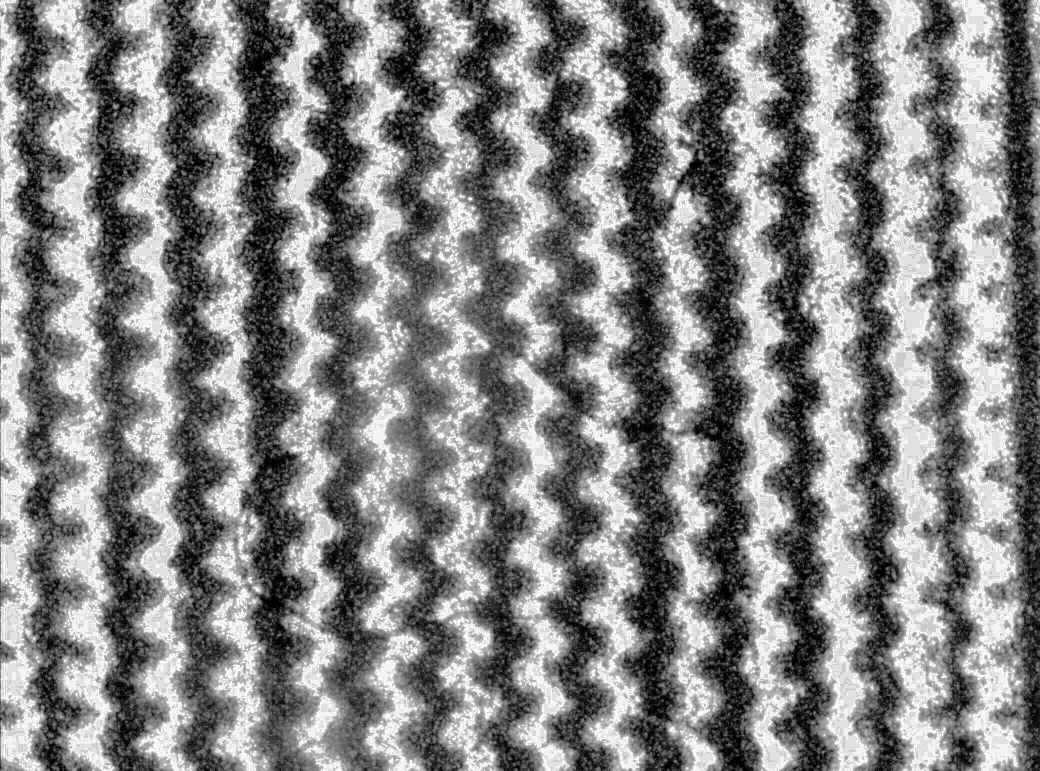
#> input picture data/20150303_fpm/histeq/44.jpg, 2080 x 1542 px, found by its file name (shown at 1/2 size); its folder holds 5 pictures in this run
$ python fpm.py   (older library calls are emulated)
#> lines starting #> are read from the running program, lines starting #| are printed output that depends on the picture
##
# Fourier Ptychographic Microscopy Imaging of known samples for increased resolution and FOV
#
# Author: Dhruv Joshi
#
#
# THis file shall stitch together the small images in the fourier domain and produce a higher res image
# This is based on work reported by Zheng et al in Nature Photonics 7.9 (2013), 739-745
#
# Images were taken on an Olympus BX51 fluorescence microscope with a 2X Plan N achromat wide angle wide FOV lens with NA of 0.06
# This is a small NA and I am not sure if this is the NA of the entire optical system. This will have to be researched.
#
# Data was taken on 03-march-2015
# The illumination of the system was done as follows: (the row-column numbers are exact)
#
# 00 10 20 30 | 50 60 70
# 01 11 21 31 | 51 61 71
# 02 12 22 32 | 52 62 72
# 03 13 23 33 | 53 63 73
# 04 14 24 34 | 54 64 74
# 05 15 25 35 | 55 65 75
# 06 16 26 36 | 56 66 76
# 07 17 27 37 | 57 67 77
#
# The 4,4 was taken to be the center of the optical axis (the system was manipulated in such a way). The distance between centers of
# each LED was 4mm, and the distance between the outermost LEDs and the edge of the matrix was 2mm.  Hence the optical axis passes through
# the point (14, 18) from the top left (The orientation of the LED matrix was such that (0,0) was on the top right and (0,7) was on the
# bottom left.
#
# The distance between the LED array and the transparency is 83 mm.
#
# The camera used for imaging was a Jenoptik ProgRes C3, with a 2080x1642 pixel resolution of images taken. Pixel dimensions are
# 3.45x3.45 micron. The magnification factor on the microscope is 2x, so all dimensions would be scaled down by that factor.
#
## we assume that the authors are completely correct in their assumption that the shift in the fourier domain shall be
# precisely (kx, ky), where these correpond to the wavevectors of each LED source.
# The wavevector has ampitude equal to the wavenumber in each cartesian axis
# The wavevector (kx, ky, kz) has a direction given by a unit vector from the light source to the point of illumination on the sample - this
# will be taken as the origin in 3D cartesian coordinates in this frame of reference.
#
# The wavevector for the LED at (a,b,-l) is (-l is fixed since the LED array lies in the z=-l plane
# (a, b, -l)*(2*pi/{lambda*sqrt(a^2 + b^2 + l^2)}).
#

###### importing required modules
import numpy, pylab, Image, scipy.misc, matplotlib.cm as cm, os

###### UNIVERSAL DEFINITIONS
## Experimental setup constants
NA = 0.06		# numerical aperture of objective
d = 4.			# distance between LED centers in mm
l = 83.			# distance from transparency to the LED array in mm
x = 2.			# distance in x-axis from top left of LED array to first LED's center (mm)
y = 2.			# distance in y-axis from top left of LED array to first LED's center (mm)
origin = [18., 18.]	# the origin w.r.t. the top left of the LED array (as seen from +ve z-axis, remember this is (y,x)
lmbda = 0.623		# dominant wavelength of the monochromatic light source, in microns
n = 8			# single dimension of the (square) LED array.
pixel_size = 3.45	# pixel dimensions in microns
magnification = 2	# image magnification w.r.t. object by the objective

## mathematical and physical constants
pi = 3.141592		# apple pie

## System constants
reading_folder = "./20150303_fpm/histeq/"	# the folder where the files of the name given above lie..
saving_folder = "./images/fpm/"	# the folder where we'll save the various iterations of the images and their FTs to
filetype = ".jpg"
filename = "44"		# the chosen file to be the upsampled guess image, or starting point
number_iterations = 1	# no of times we will iterate the FPM reconstruction algo

## definitions which derive from these universal definitions..
led_array = numpy.empty([n,n], dtype=object)	# 'object' because we will be making a 2d array of tuples
wave_number = 2*pi/lmbda			# in micron-1
upsampling_scaling_factor = 2		# the scaling factor by which we will enhance the resolution of the image

### FUNCTION DEFINITIONS
# the circular_mask was copied from http://stackoverflow.com/questions/18352973/mask-a-circular-sector-in-a-numpy-array
def circular_mask(shape,centre,radius):
  angle_range = [0,360]
  x,y = numpy.ogrid[:shape[0],:shape[1]]
  cx,cy = centre
  tmin,tmax = numpy.deg2rad(angle_range)
  # ensure stop angle > start angle
  if tmax < tmin:
    tmax += 2*numpy.pi
  # convert cartesian --> polar coordinates
  r2 = (x-cx)*(x-cx) + (y-cy)*(y-cy)
  theta = numpy.arctan2(x-cx,y-cy) - tmin
  # wrap angles between 0 and 2*pi
  theta %= (2*numpy.pi)
  # circular mask
  circmask = r2 <= radius*radius
  # angular mask
  anglemask = theta <= (tmax-tmin)
  return circmask*anglemask

## Next we have a function that replaces the sqrt of Intensity of the complex image expressed in the form sqrt(I)*exp(j*Phase)
# and returns an image back again. Since this comes from the phase retreival algorithm developed by Fienup, we will name it after him.
def fienup_intensity_replace(source_image, replacement_intensity_image):
  target_image = numpy.zeros(source_image.shape, dtype=source_image.dtype)	# the target image which shall be returned
  # Now remember that the source image is an mxn complex image. We will do this the numpy way. the faster way.
  # i.e. create three individual 2d numpy arrays and multiple them
  replacement_intensity = numpy.abs(replacement_intensity_image)
  source_intensity = numpy.abs(source_image)

  # now the multiplication
  target_image = numpy.sqrt(replacement_intensity*source_image/source_intensity)

  return target_image

## for ease of debugging, we lump together everything that's happening into a function by itself
def calculate_everything():
  # We find the (a,b) in mm, position of the present LED in the xy plane, absolute units.
  a = -1*round(x + d*i - origin[0], 2)
  b = -1*round(y + d*j - origin[1], 2)
  k_denominator = numpy.sqrt(a**2 + b**2 + l**2)

  print("a,b = " + str(a) + "," + str(b))

  # now the most important part - we calculate the wavevector (kx, ky) and scale it to the units of pixels in the fourier domain
  # explanation:
  # the image is flipped in both axes w.r.t. the object, so the wavenumber will have to be made -ve in both dimensions
  # then we use the scaling factor which was calculated earlier.
  wave_vector = [a*(wave_number/k_denominator)*sfrq_to_px, b*(wave_number/k_denominator)*sfrq_to_px]
  k_shift = [int(wave_vector[0] + starting_ft.shape[0]/2), int(wave_vector[1] + starting_ft.shape[1]/2)]
  print(k_shift)

  print("calculated k-vector. Now will extract the FT of upsampled at (kx, ky) with pupil NA*k")
  system_ft = numpy.copy(starting_ft)		# make a copy of the upsampled FT
  k_pupil = circular_mask(starting_ft.shape, k_shift, sfrq_to_px*wave_number*NA)
  center_pupil = circular_mask(starting_ft.shape, [starting_ft.shape[0]/2, starting_ft.shape[1]/2], sfrq_to_px*wave_number*NA)

  # now we remove a circular section of the spectrum and use that to be the center of the FT of an image
  system_ft[:] = 0+0j
  # system_ft[center_pupil] = starting_ft[k_pupil]
  system_ft[k_pupil] = starting_ft[k_pupil]

  # Now we convert this to an image.
  generated_lowres_image = numpy.fft.fftshift(system_ft)
  generated_lowres_image = numpy.fft.ifft2(generated_lowres_image)
  print(numpy.average(generated_lowres_image))

  # we then read in the corresponding measured image, and upsample it
  measured_lowres_image = numpy.array(Image.open(reading_folder + str(i) + str(j) + filetype).convert("L"))
  measured_highres_image = scipy.misc.imresize(measured_lowres_image, upsampled_size)

  # going to replace the sqrt(intensity) of the generated image with the intensity of this upsampled measured image
  replaced_intensity_image = fienup_intensity_replace(generated_lowres_image, measured_highres_image)

  # now we simply have to take its FFT and replace the corresponding section of the FFT in the original FFT where we chopped from
  replaced_intensity_ft = numpy.fft.fftshift(numpy.fft.fft2(replaced_intensity_image))
  # starting_ft[k_pupil] = replaced_intensity_ft[center_pupil]
  starting_ft[k_pupil] = replaced_intensity_ft[k_pupil]

  # and this round is done, now go on to the other rounds of replacement
  # but we will show the image and ft (for debugging)
  '''
  current_ft = numpy.log(numpy.abs(starting_ft))
  current_ft = Image.fromarray(current_ft.astype(numpy.uint8))
  pylab.figure()
  pylab.imshow(current_ft, cmap=cm.Greys_r)

  current_image = numpy.fft.fftshift(starting_ft)
  current_image = numpy.fft.ifft2(current_image)

  current_image = Image.fromarray(current_image.astype(numpy.uint8))
  # current_image.save(saving_folder + "fpm_image" + filetype)
  pylab.figure()
  pylab.imshow(current_image, cmap=cm.Greys_r)
  pylab.show()
  '''

#### So we'll start by upsampling the one we know is the 'central' one, i.e. who's FT circular mask is in the center
####

print("STEP 1: Starting with guess image...")
central_image = Image.open(reading_folder + filename + filetype).convert("L")
#> central_image is the input picture: PIL image 2080x1542 L; min 0, max 255, mean 131.7
ncentral = numpy.array(central_image)

## from this image we find the conversion factor of spatial frequency into pixels..
sfrq_to_px = upsampling_scaling_factor*max(ncentral.shape)/(pixel_size*magnification)
#> sfrq_to_px = 602.9

print("upsampling the guess image...")

# now the actual upsampling..
upsampled_size = [upsampling_scaling_factor*ncentral.shape[0], upsampling_scaling_factor*ncentral.shape[1]]
#> upsampled_size = [3084, 4160]
upsampled = scipy.misc.imresize(ncentral, upsampled_size)
upsampled_guess_image = Image.fromarray(upsampled)
# pylab.figure(); pylab.imshow(upsampled_guess_image, cmap=cm.Greys_r); pylab.show()

# and we save it
upsampled_guess_image.save(saving_folder + 'starting_guess' + filetype)

# we find its fourier transform and keep it handy
# to prevent a memory error from happening, this will be done in seperate steps...
starting_ft = numpy.fft.fft2(upsampled_guess_image)
starting_ft = numpy.fft.fftshift(starting_ft)
starting_psd = 20*numpy.log(numpy.abs(starting_ft))
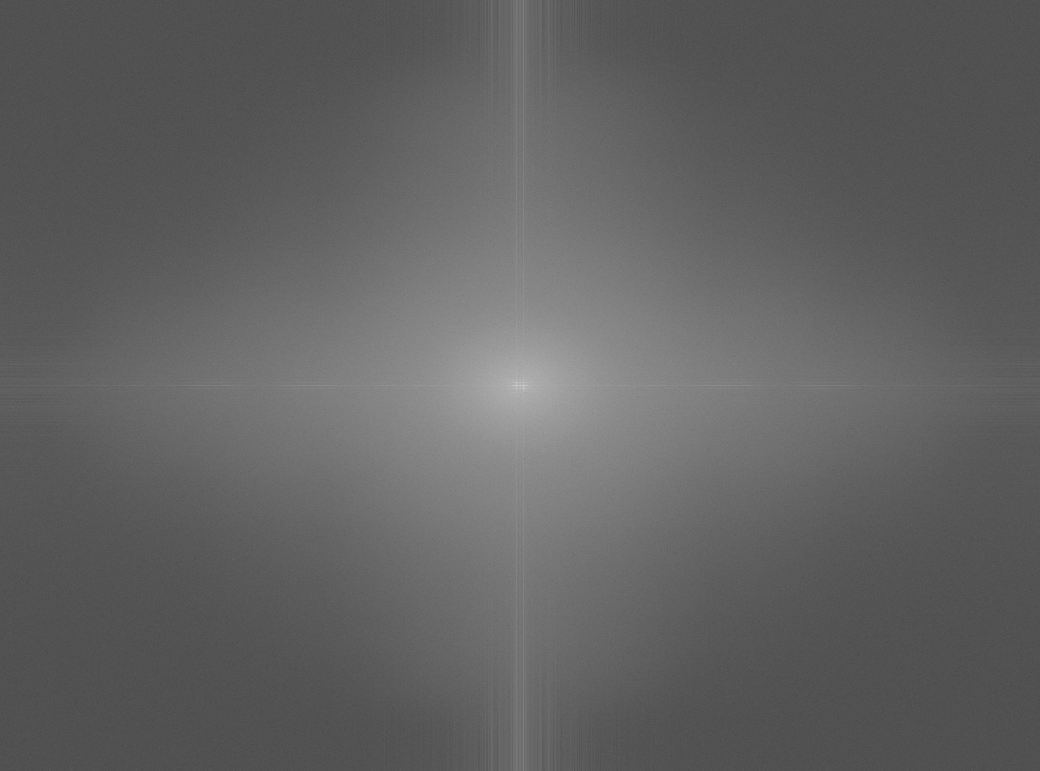
#> starting_psd: shape (3084, 4160) float64 (shown at 1/4 size); min -9.22, max 425, mean 158; drawn with min black and max white
starting_ft_image = Image.fromarray(starting_psd.astype(numpy.uint8))
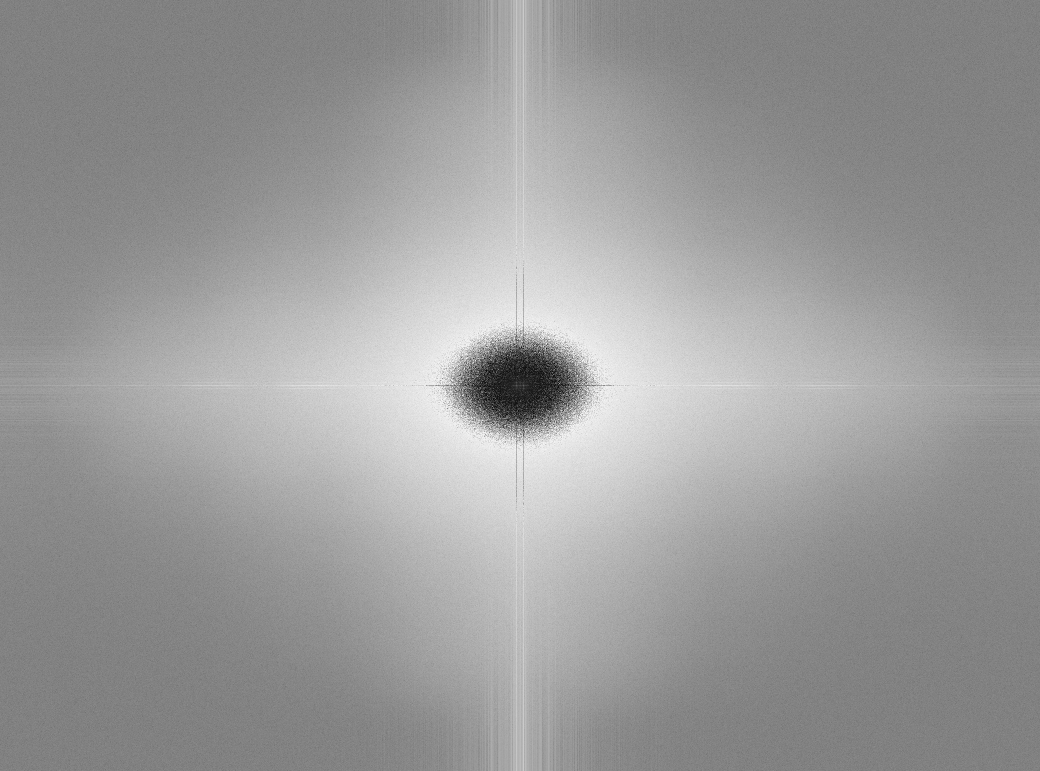
#> starting_ft_image: PIL image 4160x3084 L (shown at 1/4 size); min 0, max 255, mean 155.1
starting_ft_image.save(saving_folder + 'starting_guess_ft' + filetype)

print("FT of the upsampled image calculated and saved. Now begins the stitching process.")

#### HERE IS THE MAIN MASALA
## Now the iterative stitching part. THis will relate a displacement of (x,y) in the LED aray plane to a shift (kx, ky) in the fourier domain.
# The mask for this shift will be a circle in fourier space with a radius of 2*pi*NA/lambda
# first we have a for loop which loops over all the LEDs in the array


for iterations in range(0, number_iterations):
  '''
  i = 4
  j = 4
  calculate_everything()
  '''
  for i in range(0,n):	# x-direction
    for j in range(0,n):	# y-direction
      # start by checking whether a particular illumination (LED) file exists, if not move on
      print("Checking if " + str(i) + str(j) + " exists...")
      if (os.path.isfile(reading_folder + "/" +  str(i) + str(j) + filetype)):
        # Now we can move on
        print("..exists. processing...")
        if (i == 4 and j == 4):
          print("leaving out 4,4")
        else:
          calculate_everything()

      else:
       print("No file found. moving to next iteration...")
  ''''''
  # iteration done.
  print("ITERATION OVER. will print out image and FT")
  current_ft = numpy.log(numpy.abs(starting_ft))
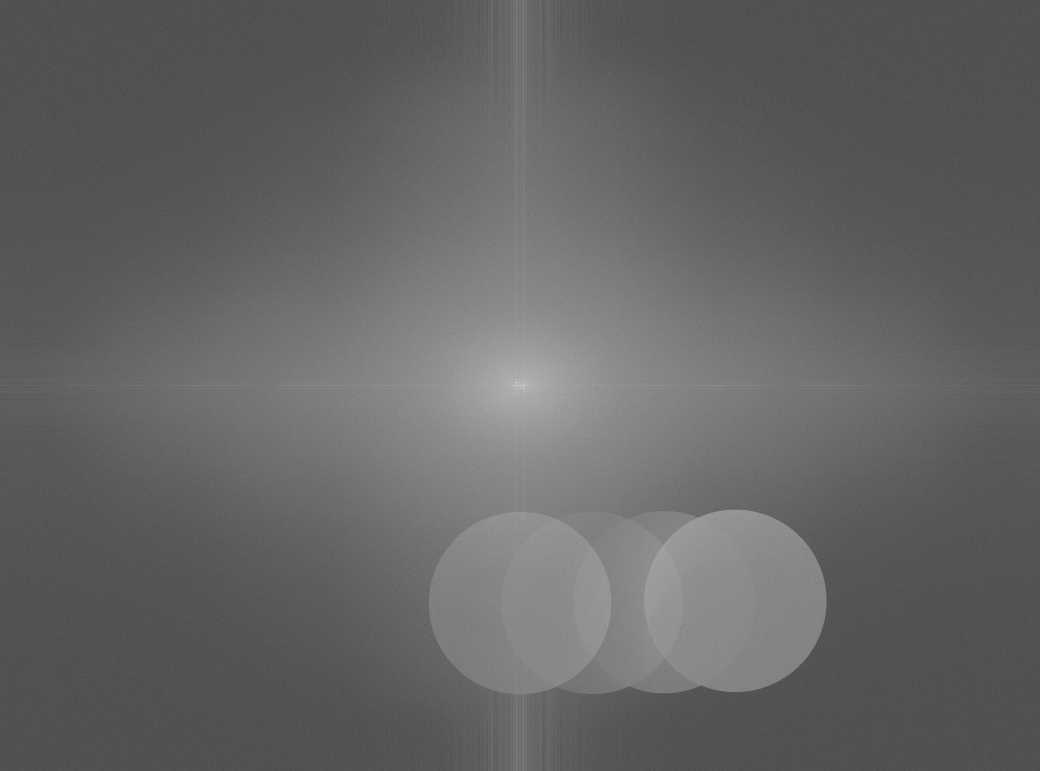
#> current_ft: shape (3084, 4160) float64 (shown at 1/4 size); min -0.461, max 21.25, mean 8.1; drawn with min black and max white
  current_ft = Image.fromarray(current_ft.astype(numpy.uint8))
#> current_ft: PIL image 4160x3084 L
  pylab.figure()
  pylab.imshow(current_ft, cmap=cm.Greys_r)

  current_image = numpy.fft.ifft2(numpy.fft.fftshift(starting_ft))

  current_image = Image.fromarray(current_image.astype(numpy.uint8))
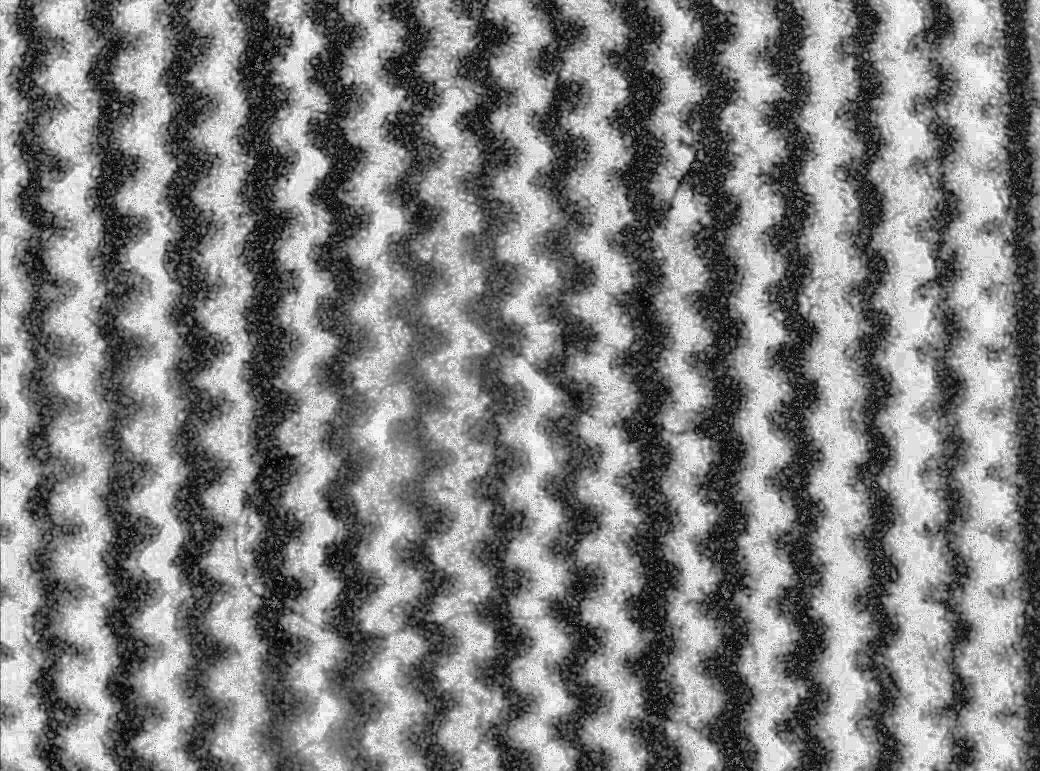
#> current_image: PIL image 4160x3084 L (shown at 1/4 size); min 0, max 255, mean 129.4
  current_image.save(saving_folder + "fpm_image" + filetype)
  pylab.figure()
  pylab.imshow(current_image, cmap=cm.Greys_r)

# At this point we are done with the FPM retreival.
pylab.show()
